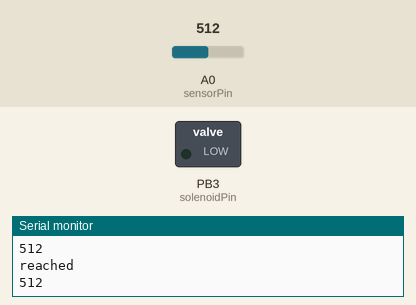
Simulated run of this sketch. Board: ATtiny85, built with avr-gcc and run on an emulated ATtiny85. On the bench: switched loads named in the sketch (green lamp = pin HIGH), the last lines printed to the serial monitor. Dashed ring = blinking. The inputs (shaded band) are chosen by the test bench; at power-on: A0 (sensorPin) = 512.

Above: at 1.8 s.
1.9 s: A0 (sensorPin) set to 408
3.4 s: A0 (sensorPin) set to 387
At 4.2 s:
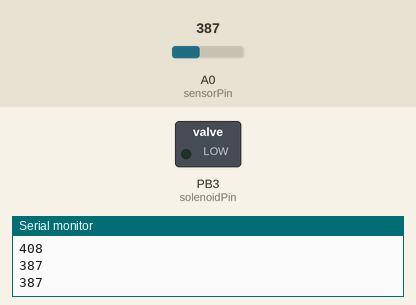
6.4 s: A0 (sensorPin) set to 511
At 7.7 s:
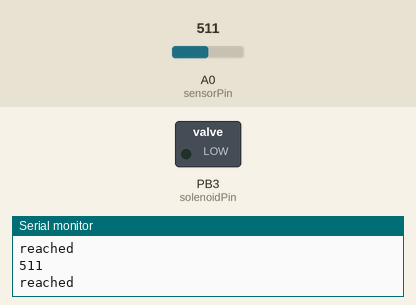
8.0 s: A0 (sensorPin) set to 306
At 9.5 s:
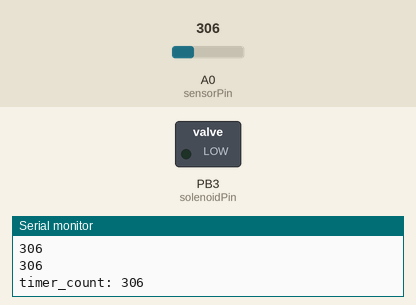
Timing chart, 0 to 12.0 s (numbered marks = the images above; inputs shaded):
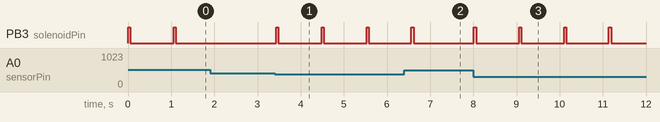

The sketch:

annoyer.ino
```cpp
//#include "DigiKeyboard.h"
//This is the output pin on the Arduino
int sensorPin = A0; //Analog Pin
int solenoidPin = 3;
int timer_count = 1000;//5000; redused for troubleshooting

// Variables
//int activeLight = 200;  //switch on light level
int darkTreshold = 400; //Night light level

void setup()
{
  Serial.begin(9600);
//  DigiKeyboard.sendKeyStroke(0);
  pinMode(solenoidPin, OUTPUT);          //Sets that pin as an output
  pinMode(sensorPin, INPUT);

}

void cycle()
{
  while(timer_count >90){

    digitalWrite(solenoidPin, HIGH);      //Switch Solenoid ON
    delay(50);                          //Wait 1 Second
    digitalWrite(solenoidPin, LOW);       //Switch Solenoid OFF
    delay(timer_count);                          //Wait
    Serial.print("timer_count: ");
  //  DigiKeyboard.println("timer_count: ");
    //Serial.println(timer_count);

 //DigiKeyboard.println(timer_count);
    timer_count=timer_count -(timer_count/100);
    if (timer_count <101) {
       timer_count=101;
      }
      if (light_reader() ==0){
            timer_count=0;
    }
  }
}


int light_reader(void){
  int status = 1;
  int sensorValue = analogRead(sensorPin); //Read the sensor
  if (sensorValue >darkTreshold) {
      status = 0;
      Serial.println("reached");
      //DigiKeyboard.println("reached");
      }
  Serial.println(sensorValue);
  //DigiKeyboard.println(sensorValue);
  //delay(50);
  return status;
  }

void loop()
{
 //delay(500);
    cycle();
if (light_reader() == 0) { //luce spenta step 1
    //Serial.println("luce accessa step 1");
    //DigiKeyboard.println("luce accessa step 1");
    digitalWrite(solenoidPin, HIGH);      //Switch Solenoid ON
    delay(50);                          //Wait 1 Second
    digitalWrite(solenoidPin, LOW);
    delay(50);
while(light_reader() == 0) {
      delay(100);
      //Serial.println("luce accessa step 1 engage");
      //DigiKeyboard.println("luce accessa step 1 engage");
      if(light_reader() == 1){ //luce spenta step 2
         cycle();
         timer_count=1000;
          }
    }

    //Serial.println("eccoci");
    //DigiKeyboard.println("eccoci");
}
else {
    //Serial.println("OUT");
    //DigiKeyboard.println("OUT");
    delay(100);
  }
}
```

Measured:
- the behaviour switches between 401 and 400 on A0 (sensorPin) (found by bisection; images 0 and 1)
- after the input at 3.4 s, PB3 (solenoidPin): alternates HIGH for 0.05 s and LOW for 1.0 s, starting at once
- after the input at 6.4 s, PB3 (solenoidPin): goes on until 6.6 s, then stays LOW
- after the input at 8.0 s, PB3 (solenoidPin): alternates HIGH for 0.05 s and LOW for 0.99 s, starting at once
- by itself, PB3 (solenoidPin): alternates HIGH for 0.05 s and LOW for 1.0 s
